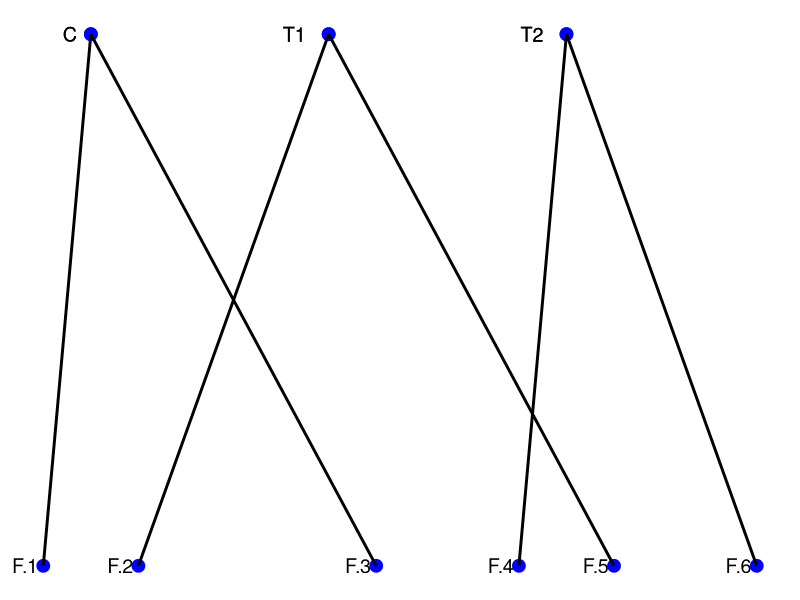
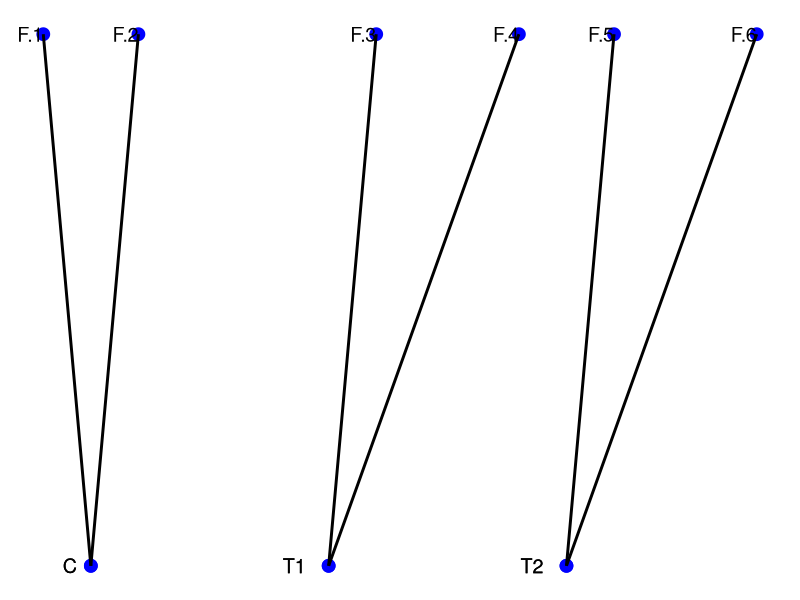
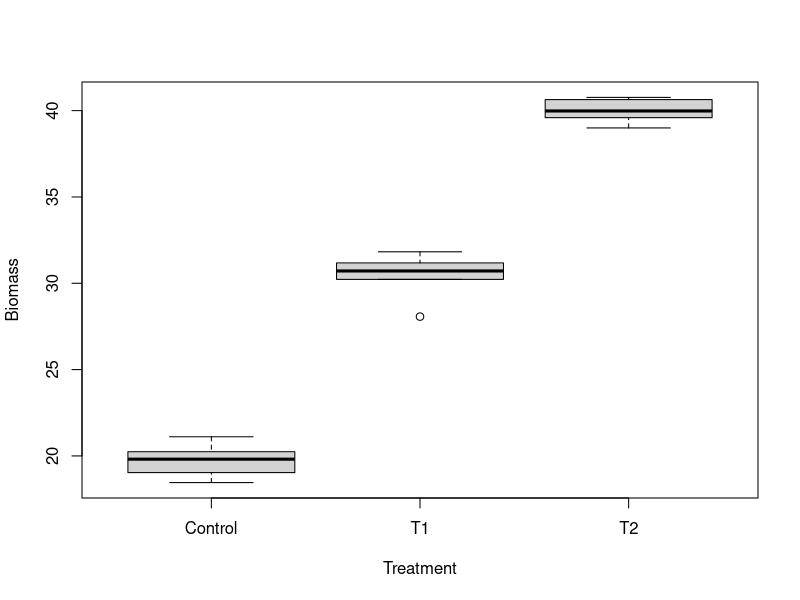
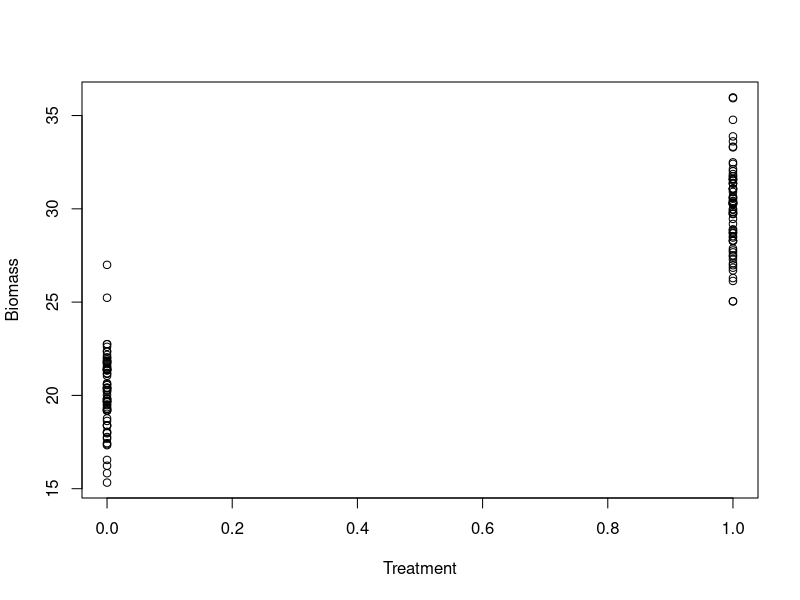

These charts were generated, in order, by the following R code: (Note: this script raises an error after producing the figures.)
## ---- chunk 1

knitr::opts_chunk$set(
	echo = TRUE,
	message = FALSE,
	warning = FALSE,
	cache = TRUE
	)
## ---- chunk 2

#  NRES 710, Nested Designs
#     University of Nevada, Reno
#     Different applications of nested designs

## ---- chunk 3
library(ggplot2)

# Data for the plot
nested_data <- data.frame(
  treatment = c("C", "T1", "T2"),
  field = c("F.1", "F.2", "F.3", "F.4", "F.5", "F.6"),
  x_treatment = c(1, 2, 3),  # Spread treatments across x-axis
  x_field = c(0.8, 1.2, 2.2, 2.8, 3.2, 3.8),  # Spread fields across x-axis below treatments
  y_treatment = rep(3, 3),  # Treatments on top (y = 3)
  y_field = rep(1, 6)  # Fields below (y = 1)
)

# Coordinates for plotting lines between treatments and fields
lines_data <- data.frame(
  x = c(1, 1, 2, 2, 3, 3),
  xend = c(0.8, 2.2, 1.2, 3.2, 2.8, 3.8),
  y = c(3, 3, 3, 3, 3, 3),
  yend = rep(1, 6)
)

# Plotting the hierarchy
ggplot() +
  # Plot the treatments at the top
  geom_point(aes(x = nested_data$x_treatment, y = nested_data$y_treatment), size = 4, color = "blue") +
  geom_text(aes(x = nested_data$x_treatment, y = nested_data$y_treatment, label = nested_data$treatment), 
            hjust = 2, size = 5) +  # Slightly move the treatment labels up

  # Plot the fields at the bottom
  geom_point(aes(x = nested_data$x_field, y = nested_data$y_field), size = 4, color = "blue") +
  geom_text(aes(x = nested_data$x_field, y = nested_data$y_field, label = nested_data$field), 
            hjust = 1.2, size = 5) +  # Slightly move the field labels down

  # Draw lines connecting treatments to fields
  geom_segment(data = lines_data, aes(x = x, xend = xend, y = y, yend = yend), size = 1) +

  # Remove axis labels and ticks
  scale_x_continuous(breaks = NULL) +
  scale_y_continuous(breaks = NULL) +

  # Customize labels and appearance
  labs(x = NULL, y = NULL) +
  theme_minimal() +
  theme(axis.text = element_blank(), axis.ticks = element_blank())

## ---- chunk 4
library(ggplot2)

# Data for the plot
nested_data <- data.frame(
  treatment = c("C", "T1", "T2"),
  field = c("F.1", "F.2", "F.3", "F.4", "F.5", "F.6"),
  x_treatment = c(1, 2, 3),  # Spread treatments across x-axis
  x_field = c(0.8, 1.2, 2.2, 2.8, 3.2, 3.8),  # Spread fields across x-axis above treatments
  y_treatment = rep(1, 3),  # Treatments below (y = 1)
  y_field = rep(3, 6)  # Fields above (y = 3)
)

# Coordinates for plotting lines between fields and treatments
lines_data <- data.frame(
  x = c(0.8, 1.2, 2.2, 2.8, 3.2, 3.8),
  xend = c(1, 1, 2, 2, 3, 3),
  y = rep(3, 6),
  yend = rep(1, 6)
)

# Plotting the hierarchy
ggplot() +
  # Plot the fields at the top
  geom_point(aes(x = nested_data$x_field, y = nested_data$y_field), size = 4, color = "blue") +
  geom_text(aes(x = nested_data$x_field, y = nested_data$y_field, label = nested_data$field), 
            hjust = 1, size = 5) +  # Slightly move the field labels up

  # Plot the treatments at the bottom
  geom_point(aes(x = nested_data$x_treatment, y = nested_data$y_treatment), size = 4, color = "blue") +
  geom_text(aes(x = nested_data$x_treatment, y = nested_data$y_treatment, label = nested_data$treatment), 
            hjust = 2, size = 5) +  # Slightly move the treatment labels down

  # Draw lines connecting fields to treatments
  geom_segment(data = lines_data, aes(x = x, xend = xend, y = y, yend = yend), size = 1) +

  # Remove axis labels and ticks
  scale_x_continuous(breaks = NULL) +
  scale_y_continuous(breaks = NULL) +

  # Customize labels and appearance
  labs(x = NULL, y = NULL) +
  theme_minimal() +
  theme(axis.text = element_blank(), axis.ticks = element_blank())

## ---- chunk 5
### Nested design analysis in R

# Read the data
datum <- read.csv("lecture_18_dataset1.csv")

# Examine it
head(datum, 10)

# Make 'Treatment' a factor
datum$Treatment <- as.factor(datum$Treatment)

# Plot it
plot(Biomass ~ Treatment, data = datum)

## ---- chunk 6
# Simple linear model
results <- lm(Biomass ~ Treatment, data = datum)
summary(results)

## ---- chunk 7
# Linear mixed-effects model
library(nlme)
results2 <- lme(Biomass ~ Treatment, data = datum, random = ~1|Field)
summary(results2)

## ---- chunk 8
### Another example analysis in R
# Read the data
datum <- read.csv("lecture_18_dataset2.csv")

# Examine it
head(datum, 15)

# Structure
str(datum)

# Plot it
plot(Biomass ~ Treatment, data = datum)

## ---- chunk 9
# Linear mixed-effects model: incorrect random-effect structure for this design
results <- lme(Biomass ~ Treatment, data = datum, random = ~1|Plot)
summary(results)
# This says: only 3 groups (plots). But we had more! This is not specified correctly; this is assuming a different structure than we really have.

## ---- chunk 10
# Linear mixed-effects model: okay, but non-ideal random-effect structure for this design
results2 <- lme(Biomass ~ Treatment, data = datum, random = ~1|PlotOrder)
summary(results2)
# This says: only 72 groups (1 for each plot). This is correct! But it fails to measure partition random error due to field. 

## ---- chunk 11
# Linear mixed-effects model: most correct random-effect structure with plots nested within fields
results3 <- lme(Biomass ~ Treatment, data = datum, random = ~1|Field/Plot)
summary(results3)

## ---- chunk 12
################### 'Truth' #################### 
### Lecture 18: code to simulate data for class

### Dataset 1
# Simulate nested-design data
set.seed(123)

# Fields
n_fields <- 6
n_samples <- 3
Field <- sort(rep(1:n_fields, n_samples))

# Treatment
Treatment <- c(rep("Control", n_samples*2), rep("T1", n_samples*2), rep("T2", n_samples*2))

# Dummy-code treatment
dummy <- data.frame(model.matrix(~ Treatment - 1))
colnames(dummy) <- c("Control", "T1", "T2")

# Field error
FieldError <- rep(rnorm(n_fields, 0, 0.5), each = n_samples)

# Error within fields (residual error)
Error <- rnorm(n_samples*n_fields, 0, 1)

# Response variable -- biomass
Biomass <- 20 + 10*dummy$T1 + 20*dummy$T2 + FieldError + Error

# Save the data
datum <- data.frame(Field = Field, Treatment = Treatment, Control = dummy$Control, T1 = dummy$T1, T2 = dummy$T2, FieldError = FieldError, Error = Error, Biomass = Biomass)

# Save the data
write.csv(datum, "lecture_18_dataset1.csv", row.names = FALSE)


### Dataset 2
# Simulate nested-design data
set.seed(123)

# Fields
n_fields <- 24
n_plots <- 3
n_treatments <- 2
Field <- sort(rep(rep(1:n_fields, n_plots), n_treatments))

# Plots
Plot <- rep(c(rep(1, n_treatments), rep(2, n_treatments), rep(3, n_treatments)), n_fields)

# Treatments
Treatment <- rep(rep(c(0, 1), n_plots), n_fields)

# Field error
FieldError <- rep(rnorm(n_fields, 0, 1), each = n_plots * n_treatments)

# Plot error
PlotError <- rep(rnorm(n_plots * n_fields, 0, 2), each = n_treatments)

# Residual error
Error <- rnorm(length(Field), 0, 1)

# Response variable -- biomass
Biomass <- 20 + 10*Treatment + FieldError + PlotError + Error

# Plot order: plots numbered from 1 to 72
PlotOrder <- rep(1:(n_fields*n_plots), each = n_treatments)

# Save the data
datum <- data.frame(Field = Field, Plot = Plot, PlotOrder = PlotOrder, Treatment = Treatment, FieldError = FieldError, Error = Error, Biomass = Biomass)

# Save the data
write.csv(datum, "lecture_18_dataset2.csv", row.names = FALSE)


